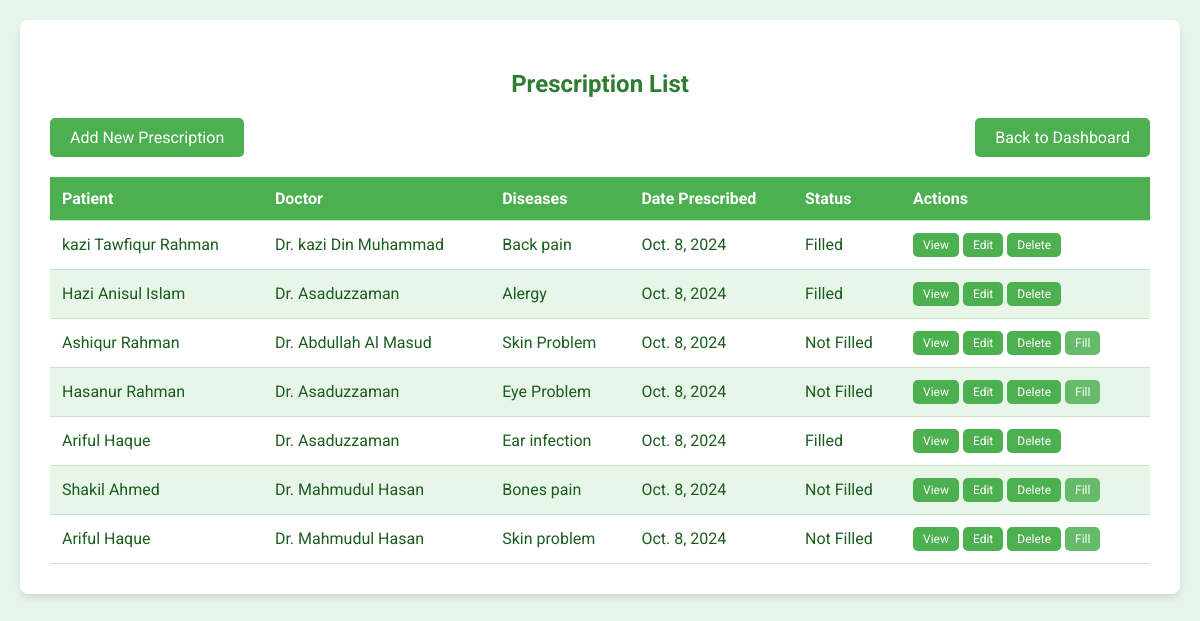
/prescriptions/, run on the app's committed database.
### hospital/models.py (models this page shows, shortened)
class Prescription(models.Model):
    patient = models.ForeignKey('Patient', on_delete=models.CASCADE)
    doctor = models.ForeignKey('Doctor', on_delete=models.CASCADE)
    diseases = models.TextField(blank=True)
    date_prescribed = models.DateField(auto_now_add=True)
    is_filled = models.BooleanField(default=False)

class Patient(models.Model):
    PATIENT_TYPES = [
        ('indoor', 'Indoor'),
        ('outdoor', 'Outdoor'),
    ]
    name = models.CharField(max_length=200, null=True, blank=True)
    date_of_birth = models.DateField(null=True, blank=True)
    gender = models.CharField(max_length=10, null=True, blank=True,
                    choices=[('M', 'Male'), ('F', 'Female'), ('O', 'Other')])
    phone_number = models.CharField(max_length=15, null=True, blank=True)
    email = models.EmailField(null=True, blank=True)
    address = models.TextField(null=True, blank=True)
    photo = models.ImageField(upload_to='patient_photos/', null=True, blank=True)
    patient_type = models.CharField(max_length=7,
                                    choices=PATIENT_TYPES, default='outdoor')
    is_admitted = models.BooleanField(default=False)
    admission_date = models.DateTimeField(null=True, blank=True)
    discharge_date = models.DateTimeField(null=True, blank=True)
    bed = models.OneToOneField(Bed, on_delete=models.SET_NULL,
                               null=True, blank=True, related_name='current_patient')
    def __str__(self):
        return self.name

class Doctor(models.Model):
    name = models.CharField(max_length=200)
    specialization = models.CharField(max_length=100, null=True, blank=True)
    phone_number = models.CharField(max_length=15, null=True, blank=True)
    photo = models.ImageField(upload_to='doctor_photos/', null=True, blank=True)
    def __str__(self):
        return f"Dr. {self.name}"

### hospital/views.py (the view)
# urls.py: path('prescriptions/', views.PrescriptionListView.as_view(),
class PrescriptionListView(ListView):
    model = Prescription
    template_name = 'hospital/prescription_list.html'
    context_object_name = 'prescriptions'

### hospital/templates/hospital/prescription_list.html (shortened to what this page needs)
<!DOCTYPE html>
<html lang="en">
<head>
    <link rel="stylesheet" href="https://cdnjs.cloudflare.com/ajax/libs/font-awesome/5.15.3/css/all.min.css">
</head>
<body>
    <div class="container">
        <h2>Prescription List</h2>
        <div class="action-buttons">
            <a href="{% url 'prescription_create' %}" class="btn">Add New Prescription</a>
            <a href="{% url 'dashboard' %}" class="btn btn-secondary">Back to Dashboard</a>
        </div>
        <table>
            <thead>
                <tr>
                    <th>Patient</th>
                    <th>Doctor</th>
                    <th>Diseases</th>
                    <th>Date Prescribed</th>
                    <th>Status</th>
                    <th>Actions</th>
                </tr>
            </thead>
            <tbody>
                {% for prescription in prescriptions %}
                <tr>
                    <td>{{ prescription.patient }}</td>
                    <td>{{ prescription.doctor }}</td>
                    <td>{{ prescription.diseases }}</td>
                    <td>{{ prescription.date_prescribed }}</td>
                    <td>{% if prescription.is_filled %}Filled{% else %}Not Filled{% endif %}</td>
                    <td>
                        <a href="{% url 'prescription_detail' prescription.pk %}" class="btn btn-sm btn-info">View</a>
                        <a href="{% url 'prescription_update' prescription.pk %}" class="btn btn-sm btn-primary">Edit</a>
                        <a href="{% url 'prescription_delete' prescription.pk %}" class="btn btn-sm btn-danger">Delete</a>
                        {% if not prescription.is_filled %}
                        <a href="{% url 'fill_prescription' prescription.pk %}" class="btn btn-sm btn-success">Fill</a>
                        {% endif %}
                    </td>
                </tr>
                {% endfor %}
            </tbody>
        </table>
    </div>
</body>
</html>

### hospital/templates/hospital/prescription_list.html (style rules this page uses)
body { font-family: 'Roboto', sans-serif; background-color: #e8f5e9; margin: 0; padding: 20px; color: #1b5e20; }
.container { max-width: 1200px; margin: 0 auto; background-color: #ffffff; padding: 30px; border-radius: 8px; box-shadow: 0 4px 6px rgba(0, 0, 0, 0.1); }
h2 { color: #2e7d32; margin-bottom: 20px; text-align: center; }
.btn { display: inline-block; padding: 10px 20px; background-color: #4caf50; color: #ffffff; text-decoration: none; border-radius: 5px; transition: background-color 0.3s ease; }
table { width: 100%; border-collapse: collapse; margin-top: 20px; }
th, td { padding: 12px; text-align: left; border-bottom: 1px solid #c8e6c9; }
thead { background-color: #4caf50; color: #ffffff; }
tr:nth-child(even) { background-color: #e8f5e9; }
.btn-sm { padding: 5px 10px; font-size: 12px; }
.btn-primary { background-color: #4caf50; }
.btn-success { background-color: #66bb6a; }
.btn-danger { background-color: #4caf50; }
.btn-info { background-color: #4caf50; }
.btn-secondary { background-color: #4caf50; }
.action-buttons { display: flex; justify-content: space-between; margin-bottom: 20px; }

### data on the page
Prescription: patient "kazi Tawfiqur Rahman", doctor "Dr. kazi Din Muhammad", diseases "Back pain", date_prescribed "Oct. 8, 2024", is_filled "Filled"
Prescription: patient "Hazi Anisul Islam", doctor "Dr. Asaduzzaman", diseases "Alergy", date_prescribed "Oct. 8, 2024", is_filled "Filled"
Prescription: patient "Ashiqur Rahman", doctor "Dr. Abdullah Al Masud", diseases "Skin Problem", date_prescribed "Oct. 8, 2024", is_filled "Not Filled"
Prescription: patient "Hasanur Rahman", doctor "Dr. Asaduzzaman", diseases "Eye Problem", date_prescribed "Oct. 8, 2024", is_filled "Not Filled"
Prescription: patient "Ariful Haque", doctor "Dr. Asaduzzaman", diseases "Ear infection", date_prescribed "Oct. 8, 2024", is_filled "Filled"
Prescription: patient "Shakil Ahmed", doctor "Dr. Mahmudul Hasan", diseases "Bones pain", date_prescribed "Oct. 8, 2024", is_filled "Not Filled"
Prescription: patient "Ariful Haque", doctor "Dr. Mahmudul Hasan", diseases "Skin problem", date_prescribed "Oct. 8, 2024", is_filled "Not Filled"
